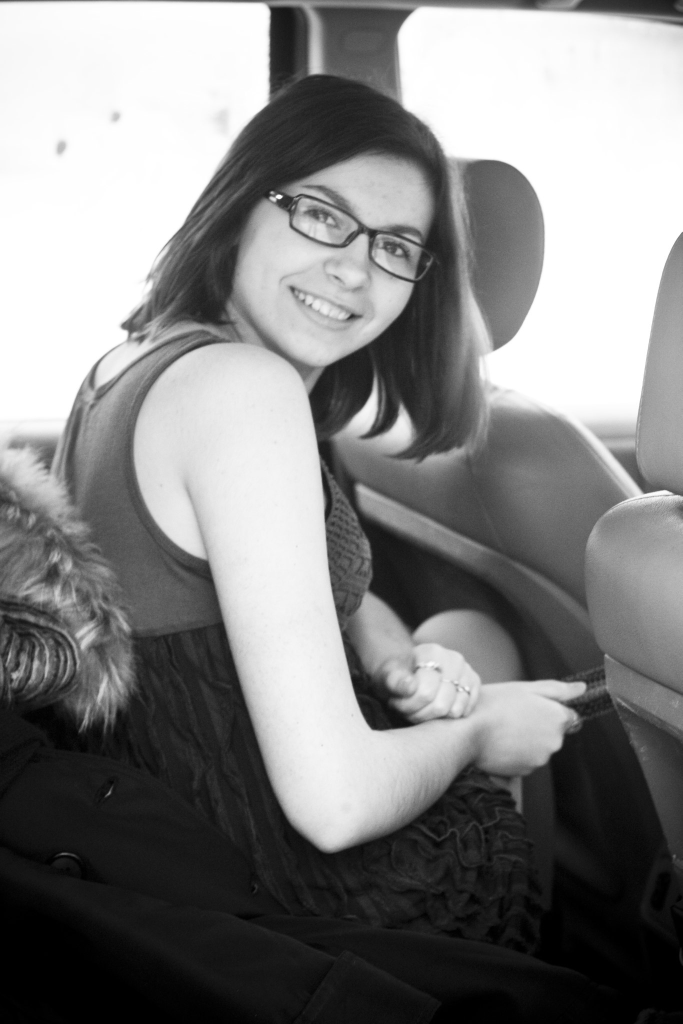
#> input picture Yuliy.jpg, 1365 x 2048 px (shown at 1/2 size)
$ python nene.py
#> lines starting #> are read from the running program, lines starting #| are printed output that depends on the picture; after the words box and inside, x2 and y2 are one past the last pixel; in counts of white or black regions, pixels touching at a corner belong together
# import cv2 # подключение библиотеки

# img = cv2.imread('Yuliy.jpg')# задаём переменную. cv2 - оюращаемся к библиотеке. imread('BMW.jpg') - вызываем метод и в скобках
                        # указываем название картинки, если она есть в папке вместе с файлом программы. Если нет, то вместа
                        # пишим путь к картинике.
# print(img.shape) #выведет в консоль размер картинки и цифра 3 говорит, что на каждый пиксель 3 канала: красный, зелёный и синий
# img = cv2.resize(img, (500, 700)) #эта команда изменит размер картинки в пикселях.

# cv2.imshow('Result', img) # эта команда покажет картинку на экране. Result - так мы называем окошко, в котором будет картинка.
                            # всё выполнится, но окошко сразу же закроется. Нужно поставитть ожидание. Это следующая команда.

# cv2.waitKey(0) # Ноль означает, что картинка не закроется, пока сам не закрою, если указать, например 1000, то картинка закроется
                # через 1000 миллисекунд

# ---------Ниже: определяет на картинке есть ли лицо
import cv2

face_cascades = cv2.CascadeClassifier(cv2.data.haarcascades + "haarcascade_frontalface_default.xml")

img_Im = cv2.imread('Yuliy.jpg')
#> img_Im is the input picture: shape (2048, 1365, 3); min 0, max 255, mean 130.1
img_Im = cv2.resize(img_Im, (500, 700))
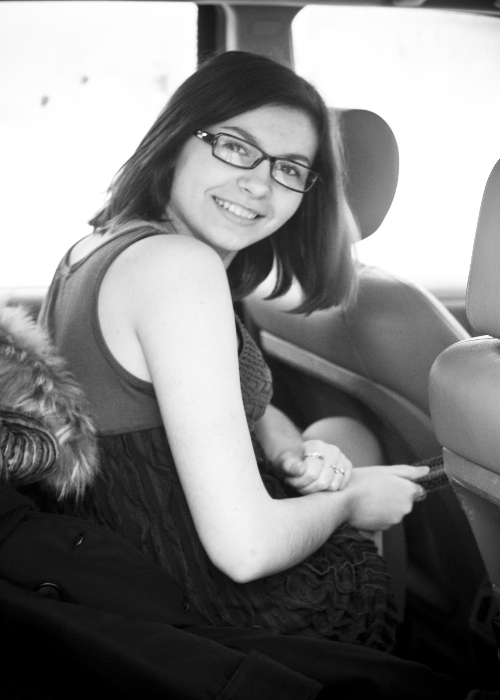
#> img_Im: shape (700, 500, 3); min 0, max 255, mean 130
img_I_GRAY = cv2.cvtColor(img_Im, cv2.COLOR_BGR2GRAY)

faces = face_cascades.detectMultiScale(img_I_GRAY)
#> faces = [[180, 102, 147, 147]]
for (x, y, w, h) in faces:
    cv2.rectangle(img_Im, (x, y), (x + w, y + h), (0, 187, 100), 2)
#> this loop made 1 pass
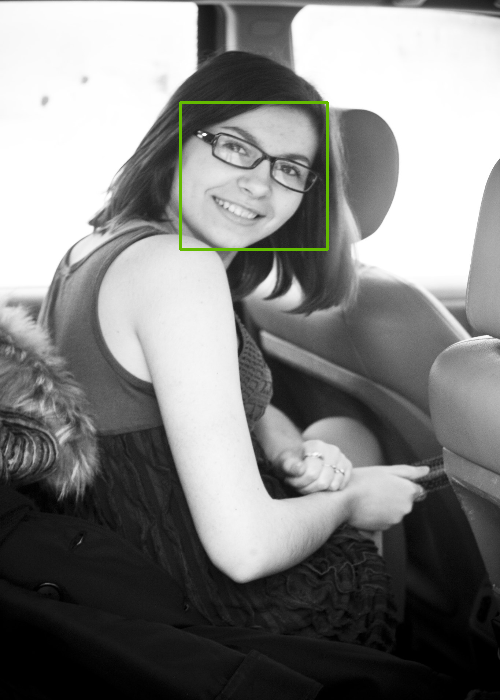
#> img_Im: shape (700, 500, 3); 0.5% of pixels changed, all inside (x1, y1, x2, y2) = (179, 101, 329, 251)

cv2.imshow('Result', img_Im)
cv2.waitKey(0)

$ run again, with I-2.png saved as Yuliy.jpg
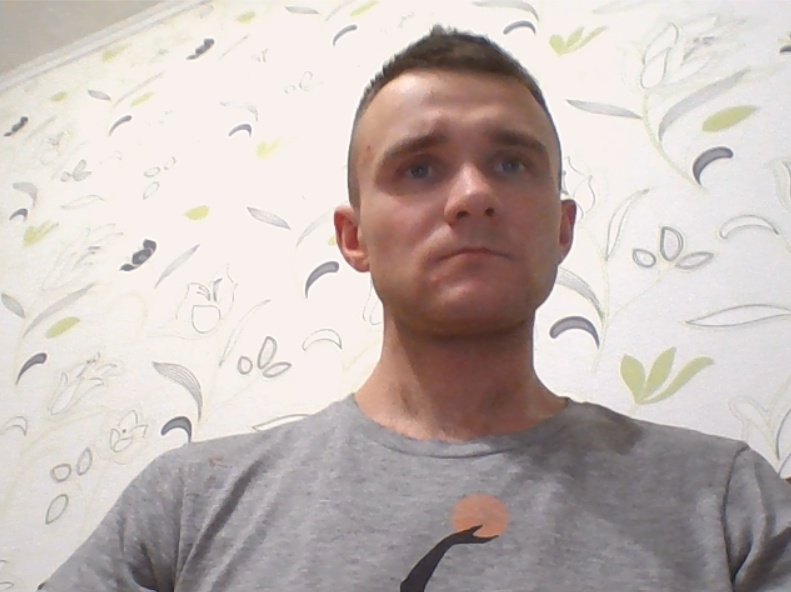
#> input picture I-2.png, 791 x 592 px
#> img_Im is the input picture: shape (592, 791, 3); mean B, G, R 182.4, 186, 196.6
#> `img_Im = cv2.resize(img_Im, (500, 700))`:
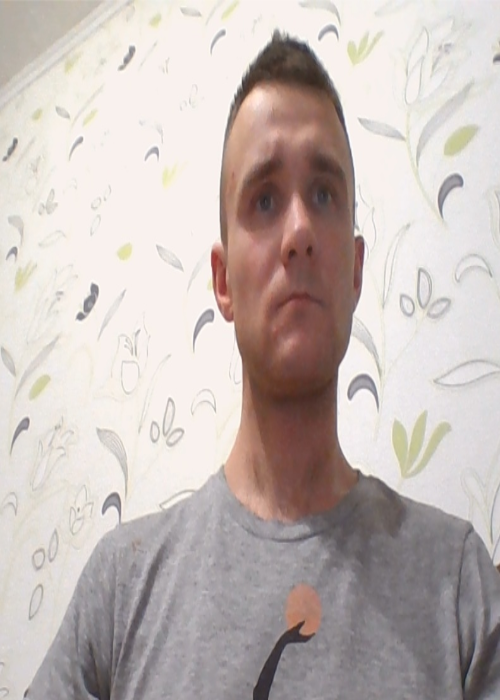
#> img_Im: shape (700, 500, 3); mean B, G, R 182.3, 185.9, 196.5
#> `img_I_GRAY = cv2.cvtColor(img_Im, cv2.COLOR_BGR2GRAY)`:
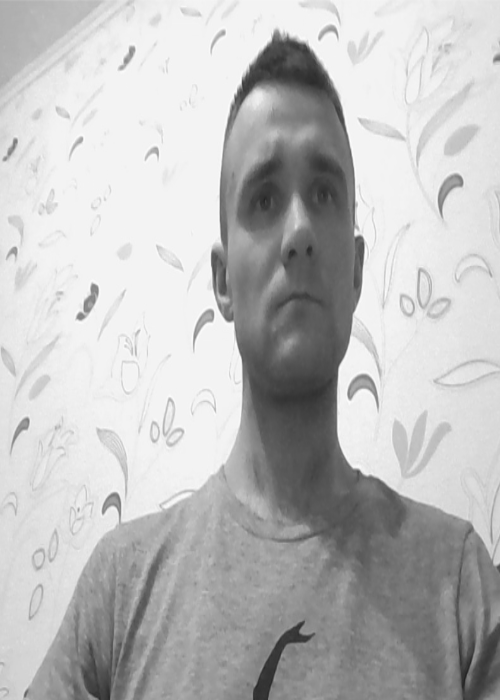
#> img_I_GRAY: shape (700, 500); min 34, max 253, mean 188.6
#> faces = ()
